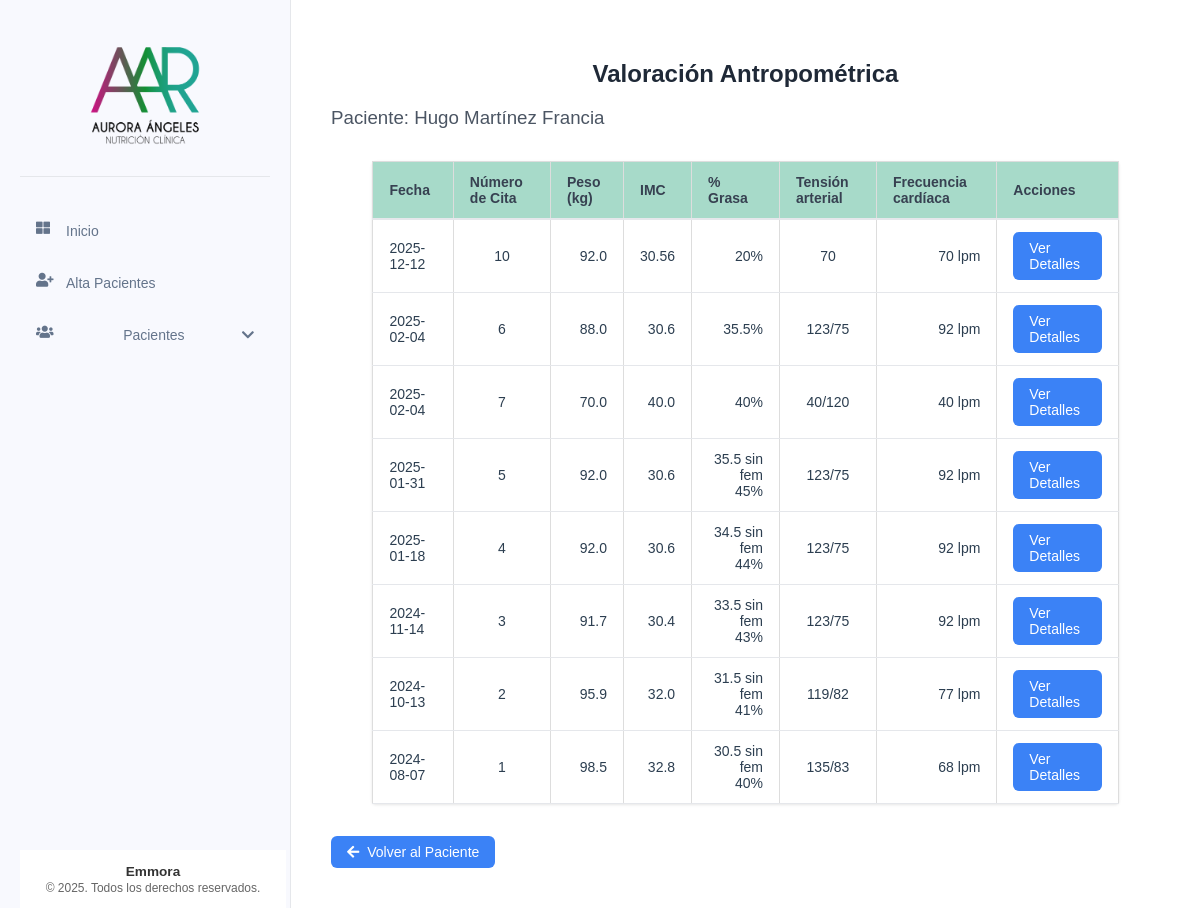
Page /valoraciones/paciente/1/lista on the committed database.
### tables this page shows
CREATE TABLE pacientes (
    id INTEGER PRIMARY KEY AUTOINCREMENT,
    nombre TEXT NOT NULL,
    apellido_paterno TEXT NOT NULL,
    apellido_materno TEXT NOT NULL,
    fecha_nacimiento DATE NOT NULL,
    telefono TEXT NOT NULL,
    correo TEXT UNIQUE NOT NULL,
    ciudad TEXT NOT NULL,
    fecha_registro TIMESTAMP DEFAULT CURRENT_TIMESTAMP,
    status TEXT NOT NULL DEFAULT 'activo' CHECK (status IN ('activo', 'inactivo'))
);

CREATE TABLE valoracion_antropometrica (
    id INTEGER PRIMARY KEY AUTOINCREMENT,
    paciente_id INTEGER NOT NULL,
    numero_cita INTEGER NOT NULL,
    fecha DATE NOT NULL,
    estatura FLOAT NOT NULL,
    peso FLOAT NOT NULL,
    imc FLOAT NOT NULL,
    grasa FLOAT NOT NULL,
    cintura FLOAT NOT NULL,
    torax FLOAT NOT NULL,
    brazo FLOAT NOT NULL,
    cadera FLOAT NOT NULL,
    pierna FLOAT NOT NULL,
    pantorrilla FLOAT NOT NULL,
    tension_arterial TEXT NOT NULL,
    frecuencia_cardiaca INTEGER NOT NULL,
    bicep FLOAT NOT NULL,
    tricep FLOAT NOT NULL,
    suprailiaco FLOAT NOT NULL,
    subescapular FLOAT NOT NULL,
    femoral FLOAT,
    porcentaje_grasa TEXT NOT NULL,
    --porcentaje_grasa_fem FLOAT NOT NULL,
    ultima_dieta TEXT,
    FOREIGN KEY (paciente_id) REFERENCES pacientes (id)
);

### app/controllers/valoracion_antropometrica.py (the view)
@valoracion.route('/paciente/<int:paciente_id>/lista')
def lista_valoraciones(paciente_id):
    if paciente_id == 0:
        return redirect(url_for('valoracion.todas_valoraciones'))
    paciente = Paciente.obtener_por_id(paciente_id)
    if not paciente:
        flash('Paciente no encontrado', 'error')
        return redirect(url_for('pacientes.lista_pacientes'))
    valoraciones = ValoracionAntropometrica.obtener_por_paciente(paciente_id)
    return render_template('valoraciones/lista_valoraciones.html', paciente=paciente, valoraciones=valoraciones)

### app/db.py (called while the page is built)
def get_db():
    if 'db' not in g:
        g.db = sqlite3.connect(
            'pacientes.db',
            detect_types=sqlite3.PARSE_DECLTYPES
        )
        g.db.row_factory = sqlite3.Row
    return g.db

def query_db(query, args=(), one=False):
    cur = get_db().execute(query, args)
    rv = cur.fetchall()
    cur.close()
    return (rv[0] if rv else None) if one else rv

### app/models/paciente.py (called while the page is built)
    @staticmethod
    def obtener_por_id(id):
        return query_db('SELECT * FROM pacientes WHERE id = ?', [id], one=True)

### app/models/valoracion_antropometrica.py (called while the page is built)
    @staticmethod
    def obtener_por_paciente(paciente_id):
        return query_db('''
            SELECT * FROM valoracion_antropometrica
            WHERE paciente_id = ?
            ORDER BY fecha DESC
        ''', [paciente_id])

### app/templates/valoraciones/lista_valoraciones.html (shortened to what this page needs)
{% extends "base/base.html" %}
{% block content %}
<div class="table-container">
    <header class="valoracion-header">
        <h2 align="center" >Valoración Antropométrica</h2>
        <h3>Paciente: {{ paciente['nombre'] }} {{ paciente['apellido_paterno'] }} {{ paciente['apellido_materno'] }}</h3>
    </header>
    <table class="table">
        <thead>
            <tr>
                <th class="table__header">Fecha</th>
                <th class="table__header">Número de Cita</th>
                <th class="table__header">Peso (kg)</th>
                <th class="table__header">IMC</th>
                <th class="table__header">% Grasa</th>
                <th class="table__header">Tensión arterial</th>
                <th class="table__header">Frecuencia cardíaca</th>
                <th class="table__header">Acciones</th>
            </tr>
        </thead>
        <tbody>
            {% for valoracion in valoraciones %}
            <tr>
                <td class="table__cell">{{ valoracion['fecha'] }}</td>
                <td class="table__cell text-center">{{ valoracion['numero_cita'] }}</td>
                <td class="table__cell text-right">{{ valoracion['peso'] }}</td>
                <td class="table__cell text-right">{{ valoracion['imc'] }}</td>
                <td class="table__cell text-right">{{ valoracion['porcentaje_grasa'] }}%</td>
                <td class="table__cell text-center">{{ valoracion['tension_arterial'] }}</td>
                <td class="table__cell text-right">{{ valoracion['frecuencia_cardiaca'] }} lpm</td>
                <td class="table__cell">
                    <a href="{{ url_for('valoracion.detalle_valoracion', valoracion_id=valoracion['id']) }}"
                        class="action-button">
                        Ver Detalles
                    </a>
                </td>
            </tr>
            {% endfor %}
        </tbody>
    </table>
    <div class="valoracion-actions">
        <a href="{{ url_for('pacientes.detalle_paciente', id=paciente['id']) }}" class="action-button">
            <i class="fas fa-arrow-left"></i> Volver al Paciente
        </a>
    </div>
</div>
{% endblock %}

### app/static/css/components/_tables.css (style rules this page uses)
.table-container { margin: 20px; overflow-x: auto; }
.table { width: 100%; border-collapse: collapse; margin-bottom: 1rem; }
.table__header { background-color: #f8f9fa; padding: 12px; text-align: left; border-bottom: 2px solid #dee2e6; }
.table__cell { padding: 12px; border-bottom: 1px solid #dee2e6; }
.text-right { text-align: right; }
.text-center { text-align: center; }

### app/static/css/components/_buttons.css (style rules this page uses)
.action-button { display: inline-flex; align-items: center; gap: 0.5rem; padding: 8px 16px; background-color: #3498db; color: white; border: none; border-radius: 4px; text-decoration: none; cursor: pointer; transition: background-color 0.3s; }

### app/static/css/style.css (style rules this page uses)
body { font-family: Arial, sans-serif; margin: 0; padding: 0; color: #2c3e50; }
.table { width: 100%; border-collapse: collapse; margin: 20px 0; font-size: 16px; text-align: left; }
.table__header, .table__cell { border: 1px solid #ddd; padding: 8px; text-align: left; }
.table__header { background-color: #f2f2f2; }
.table-container { overflow-x: auto; margin: 0 auto; border-radius: 4px; max-width: 1600px; padding: 20px; }
.table { max-width: 90%; background-color: white; margin: 0 auto; box-shadow: 0 1px 3px rgba(0, 0, 0, 0.1); border-radius: 4px; }
.table__header { padding: 12px 16px; text-align: left; font-weight: 600; font-size: 0.875rem; color: #374151; background-color: #119b6e5e; border-bottom: 2px solid #e5e7eb; }
.table__cell { padding: 12px 16px; font-size: 0.875rem; border-bottom: 1px solid #e5e7eb; }
.text-center { text-align: center; }
.text-right { text-align: right; }
.action-button { display: inline-flex; align-items: center; padding: 0.5rem 1rem; font-size: 0.875rem; font-weight: 500; border-radius: 0.375rem; background-color: #3b82f6; color: white; text-decoration: none; transition: background-color 0.2s; }
.valoracion-header { margin-bottom: 2rem; }
.valoracion-header h2 { color: #1f2937; margin-bottom: 0.5rem; }
.valoracion-header h3 { color: #4b5563; font-weight: normal; }
.valoracion-actions { display: flex; gap: 1rem; margin-top: 2rem; justify-content: flex-start; }
.action-button { display: inline-flex; align-items: center; gap: 0.5rem; padding: 0.5rem 1rem; background-color: #3b82f6; color: white; border-radius: 0.375rem; text-decoration: none; font-size: 0.875rem; font-weight: 500; transition: background-color 0.2s; }

### rows in the picture
pacientes: nombre "Hugo", apellido_paterno "Martínez", apellido_materno "Francia"
valoracion_antropometrica: fecha "2025-12-12", numero_cita "10", peso "92.0", imc "30.56", porcentaje_grasa "20", tension_arterial "70", frecuencia_cardiaca "70"
valoracion_antropometrica: fecha "2025-02-04", numero_cita "6", peso "88.0", imc "30.6", porcentaje_grasa "35.5", tension_arterial "123/75", frecuencia_cardiaca "92"
valoracion_antropometrica: fecha "2025-02-04", numero_cita "7", peso "70.0", imc "40.0", porcentaje_grasa "40", tension_arterial "40/120", frecuencia_cardiaca "40"
valoracion_antropometrica: fecha "2025-01-31", numero_cita "5", peso "92.0", imc "30.6", porcentaje_grasa "35.5 sin fem 45", tension_arterial "123/75", frecuencia_cardiaca "92"
valoracion_antropometrica: fecha "2025-01-18", numero_cita "4", peso "92.0", imc "30.6", porcentaje_grasa "34.5 sin fem 44", tension_arterial "123/75", frecuencia_cardiaca "92"
valoracion_antropometrica: fecha "2024-11-14", numero_cita "3", peso "91.7", imc "30.4", porcentaje_grasa "33.5 sin fem 43", tension_arterial "123/75", frecuencia_cardiaca "92"
valoracion_antropometrica: fecha "2024-10-13", numero_cita "2", peso "95.9", imc "32.0", porcentaje_grasa "31.5 sin fem 41", tension_arterial "119/82", frecuencia_cardiaca "77"
valoracion_antropometrica: fecha "2024-08-07", numero_cita "1", peso "98.5", imc "32.8", porcentaje_grasa "30.5 sin fem 40", tension_arterial "135/83", frecuencia_cardiaca "68"
